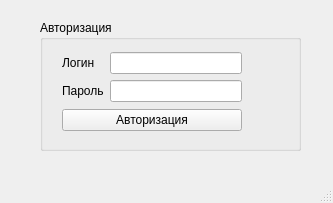
<?xml version="1.0" encoding="UTF-8"?>
<ui version="4.0">
 <class>MainWindow</class>
 <widget class="QMainWindow" name="MainWindow">
  <property name="geometry">
   <rect>
    <x>0</x>
    <y>0</y>
    <width>333</width>
    <height>203</height>
   </rect>
  </property>
  <property name="windowTitle">
   <string>Воход</string>
  </property>
  <widget class="QWidget" name="centralwidget">
   <widget class="QGroupBox" name="groupBox">
    <property name="geometry">
     <rect>
      <x>40</x>
      <y>20</y>
      <width>261</width>
      <height>131</height>
     </rect>
    </property>
    <property name="title">
     <string>Авторизация</string>
    </property>
    <widget class="QWidget" name="layoutWidget">
     <property name="geometry">
      <rect>
       <x>22</x>
       <y>32</y>
       <width>180</width>
       <height>79</height>
      </rect>
     </property>
     <layout class="QVBoxLayout" name="verticalLayout">
      <item>
       <layout class="QFormLayout" name="formLayout">
        <item row="0" column="0">
         <widget class="QLabel" name="labelLogin">
          <property name="text">
           <string>Логин</string>
          </property>
         </widget>
        </item>
        <item row="0" column="1">
         <widget class="QLineEdit" name="lineEditLogin"/>
        </item>
        <item row="1" column="0">
         <widget class="QLabel" name="labelPassword">
          <property name="text">
           <string>Пароль</string>
          </property>
         </widget>
        </item>
        <item row="1" column="1">
         <widget class="QLineEdit" name="lineEditPassword"/>
        </item>
       </layout>
      </item>
      <item>
       <widget class="QPushButton" name="pushButtonLogin">
        <property name="text">
         <string>Авторизация</string>
        </property>
       </widget>
      </item>
     </layout>
    </widget>
   </widget>
  </widget>
  <widget class="QMenuBar" name="menubar">
   <property name="geometry">
    <rect>
     <x>0</x>
     <y>0</y>
     <width>333</width>
     <height>21</height>
    </rect>
   </property>
  </widget>
  <widget class="QStatusBar" name="statusbar"/>
 </widget>
 <resources/>
 <connections/>
</ui>
